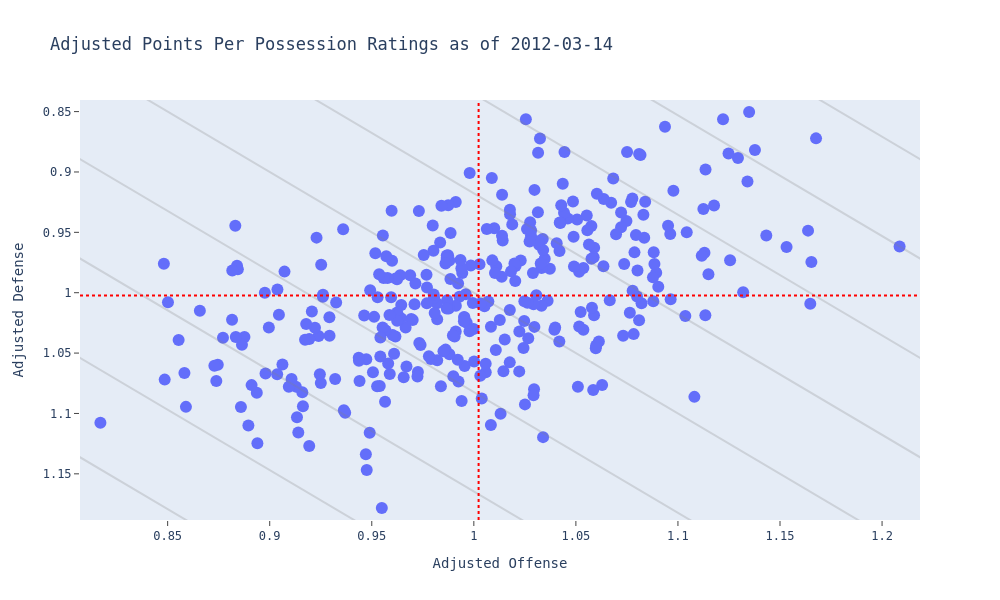

Here is the notebook cell this chart was saved with:
### Code cell
import plotly.express as px

fig = px.scatter(
    df_ppp_all,
    x='Adjusted Offense',
    y='Adjusted Defense',
    hover_data='Team',
    title=f'Adjusted Points Per Possession Ratings as of {df["Date"].max().strftime("%Y-%m-%d")}',
    width=1_000, height=600,
)

fig.update_layout(
    font_family='monospace',
    hovermode='closest',
    yaxis=dict(
        showgrid=False,
        ticks='outside',
    ),
    xaxis=dict(
        showgrid=False,
        ticks='outside',
    ),
    xaxis_range=(df_ppp_all['Adjusted Offense'].min()-0.01, df_ppp_all['Adjusted Offense'].max()+0.01),
    yaxis_range=(df_ppp_all['Adjusted Defense'].max()+0.01, df_ppp_all['Adjusted Defense'].min()-0.01),
)

fig.update_traces(marker=dict(size=12))

fig.add_vline(
    x=df_ppp_all['Adjusted Offense'].mean(),
    line=dict(color="red", width=2, dash="dot")
)

fig.add_hline(
    y=df_ppp_all['Adjusted Defense'].mean(),
    line=dict(color="red", width=2, dash="dot")
)

# sloped gridlines
minimum = min(df_ppp_all['Adjusted Offense'].min(), df_ppp_all['Adjusted Defense'].min())-0.01
maximum = max(df_ppp_all['Adjusted Offense'].max(), df_ppp_all['Adjusted Defense'].max())+0.01

for offset in np.linspace(0, maximum-minimum, 6):
    fig.add_scatter(
        x=(minimum+offset, maximum+offset),
        y=(minimum, maximum),
        mode='lines',
        line_color='grey',
        opacity=0.25,
        showlegend=False,
        hoverinfo='skip'
    )

    if offset:
        fig.add_scatter(
            x=(minimum-offset, maximum-offset),
            y=(minimum, maximum),
            mode='lines',
            line_color='grey',
            opacity=0.25,
            showlegend=False,
            hoverinfo='skip'
        )

fig.show()

### Figure 1 — Plotly figure (JSON) as saved in the notebook; plotly's stock layout.template omitted (floating-point values rounded to 4 significant figures; data arrays with more than 128 entries replaced by an {"elided": "..."} marker saying what was removed)
{"data": [{"customdata": {"elided": "344x1 str values"}, "hovertemplate": "Adjusted Offense=%{x}<br>Adjusted Defense=%{y}<br>Team=%{customdata[0]}<extra></extra>", "legendgroup": "", "marker": {"color": "#636efa", "size": 12, "symbol": "circle"}, "mode": "markers", "name": "", "orientation": "v", "showlegend": false, "type": "scatter", "x": {"elided": "344 float values"}, "xaxis": "x", "y": {"elided": "344 float values"}, "yaxis": "y"}, {"hoverinfo": "skip", "line": {"color": "grey"}, "mode": "lines", "opacity": 0.25, "showlegend": false, "type": "scatter", "x": [0.8071, 1.219], "y": [0.8071, 1.219]}, {"hoverinfo": "skip", "line": {"color": "grey"}, "mode": "lines", "opacity": 0.25, "showlegend": false, "type": "scatter", "x": [0.8894, 1.301], "y": [0.8071, 1.219]}, {"hoverinfo": "skip", "line": {"color": "grey"}, "mode": "lines", "opacity": 0.25, "showlegend": false, "type": "scatter", "x": [0.7248, 1.136], "y": [0.8071, 1.219]}, {"hoverinfo": "skip", "line": {"color": "grey"}, "mode": "lines", "opacity": 0.25, "showlegend": false, "type": "scatter", "x": [0.9717, 1.383], "y": [0.8071, 1.219]}, {"hoverinfo": "skip", "line": {"color": "grey"}, "mode": "lines", "opacity": 0.25, "showlegend": false, "type": "scatter", "x": [0.6425, 1.054], "y": [0.8071, 1.219]}, {"hoverinfo": "skip", "line": {"color": "grey"}, "mode": "lines", "opacity": 0.25, "showlegend": false, "type": "scatter", "x": [1.054, 1.465], "y": [0.8071, 1.219]}, {"hoverinfo": "skip", "line": {"color": "grey"}, "mode": "lines", "opacity": 0.25, "showlegend": false, "type": "scatter", "x": [0.5601, 0.9717], "y": [0.8071, 1.219]}, {"hoverinfo": "skip", "line": {"color": "grey"}, "mode": "lines", "opacity": 0.25, "showlegend": false, "type": "scatter", "x": [1.136, 1.548], "y": [0.8071, 1.219]}, {"hoverinfo": "skip", "line": {"color": "grey"}, "mode": "lines", "opacity": 0.25, "showlegend": false, "type": "scatter", "x": [0.4778, 0.8894], "y": [0.8071, 1.219]}, {"hoverinfo": "skip", "line": {"color": "grey"}, "mode": "lines", "opacity": 0.25, "showlegend": false, "type": "scatter", "x": [1.219, 1.63], "y": [0.8071, 1.219]}, {"hoverinfo": "skip", "line": {"color": "grey"}, "mode": "lines", "opacity": 0.25, "showlegend": false, "type": "scatter", "x": [0.3955, 0.8071], "y": [0.8071, 1.219]}], "layout": {"font": {"family": "monospace"}, "height": 600, "hovermode": "closest", "legend": {"tracegroupgap": 0}, "shapes": [{"line": {"color": "red", "dash": "dot", "width": 2}, "type": "line", "x0": 1.002, "x1": 1.002, "xref": "x", "y0": 0, "y1": 1, "yref": "y domain"}, {"line": {"color": "red", "dash": "dot", "width": 2}, "type": "line", "x0": 0, "x1": 1, "xref": "x domain", "y0": 1.002, "y1": 1.002, "yref": "y"}], "title": {"text": "Adjusted Points Per Possession Ratings as of 2012-03-14"}, "width": 1000, "xaxis": {"anchor": "y", "domain": [0, 1], "range": [0.8071, 1.219], "showgrid": false, "ticks": "outside", "title": {"text": "Adjusted Offense"}}, "yaxis": {"anchor": "x", "domain": [0, 1], "range": [1.188, 0.8404], "showgrid": false, "ticks": "outside", "title": {"text": "Adjusted Defense"}}}}
